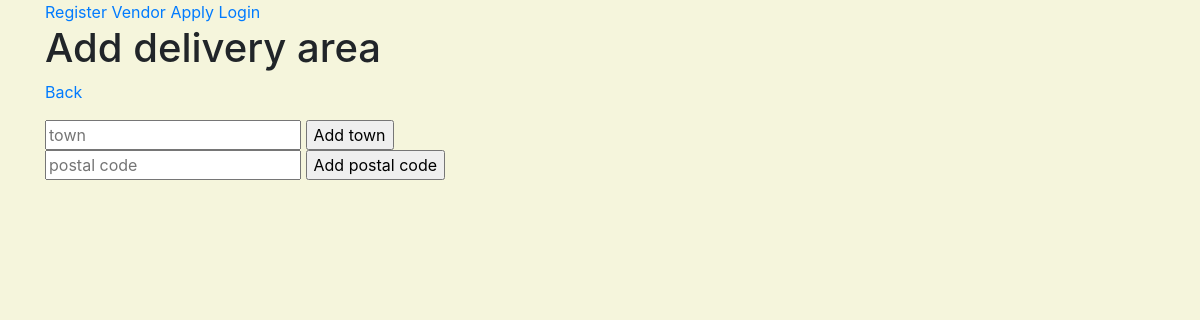
Before: /vendor/profiles/2/delivery_area with the older database file.
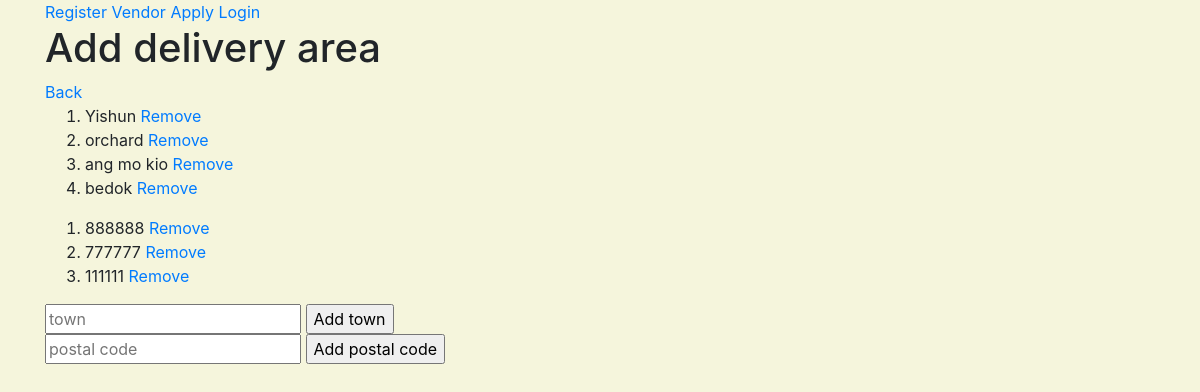
After: the same page with the newer database file.
### vendor/models.py (models this page shows)
class VendorDeliveryTown(models.Model):
    town = models.CharField( max_length=100, null=False, blank=False)
    def __str__(self):
        return str(self.town)

class VendorDeliveryPostal(models.Model):
    postal_code = models.PositiveIntegerField( null=False, blank=False)
    def __str__(self):
        return str(self.postal_code)

### vendor/views.py (the view)
# urls.py: path('profiles/<vendor_profile_id>/delivery_area', vendor.views.create_delivery_area, name='create_delivery_area_route'),
def create_delivery_area(request, vendor_profile_id):
    if request.method == "POST":
        vendor_object = get_object_or_404(Vendor, pk=vendor_profile_id)
        print(vendor_object)
        try:
            town = request.POST["town"]
            f = VendorDeliveryTown.objects.create(town=town)  # create a new town object in VendorDeliveryTown table
            vendor_object.vendordeliverytown.add(f)  # add the town object into Vendor table's town manytomany field
        except:
            postal = request.POST["postal"]
            f = VendorDeliveryPostal.objects.create(postal_code=postal)
            vendor_object.vendordeliverypostal.add(f)
        return redirect(reverse(create_delivery_area, kwargs={'vendor_profile_id': vendor_profile_id}))
    else:
        vendor_object = get_object_or_404(Vendor, pk=vendor_profile_id)
        towns = VendorDeliveryTown.objects.filter(vendor=vendor_object)
        postals = VendorDeliveryPostal.objects.filter(vendor=vendor_object)
        return render(request, "vendor/vendor_delivery_area.html", {
            "towns": towns,
            "postals": postals,
            "vendor_profile_id": vendor_profile_id
        })

### vendor/templates/vendor/vendor_delivery_area.html (shortened to what this page needs)
{% extends 'base_template.html' %}
{%block content%}
<h1> Add delivery area </h1>
<a href="{% url 'view_vendor_profiles_route' %}"> Back </a>
<ol>
{%for i in towns %}
 <li>{{i}} <a href="{% url 'remove_town_vendor_route' town_vendor_id=i.id vendor_profile_id=vendor_profile_id %}">Remove</a> </li>
{%endfor%}
</ol>
<ol>
{%for i in postals %}
 <li>{{i}} <a href="{% url 'remove_postal_vendor_route' postal_vendor_id=i.id vendor_profile_id=vendor_profile_id %}">Remove</a></li>
{%endfor%}
</ol>
<form method="POST">
    <input type="text" placeholder="town" name="town">
    <input type="submit" value="Add town">
</form>
<form method="POST">
    <input type="text" placeholder="postal code" name="postal">
    <input type="submit" value="Add postal code">
</form>
{%endblock%}

Changed rows visible on the page:
added VendorDeliveryTown: town "Yishun"
added VendorDeliveryTown: town "orchard"
added VendorDeliveryTown: town "ang mo kio"
added VendorDeliveryTown: town "bedok"
added VendorDeliveryPostal: postal_code "888888"
added VendorDeliveryPostal: postal_code "777777"
added VendorDeliveryPostal: postal_code "111111"
